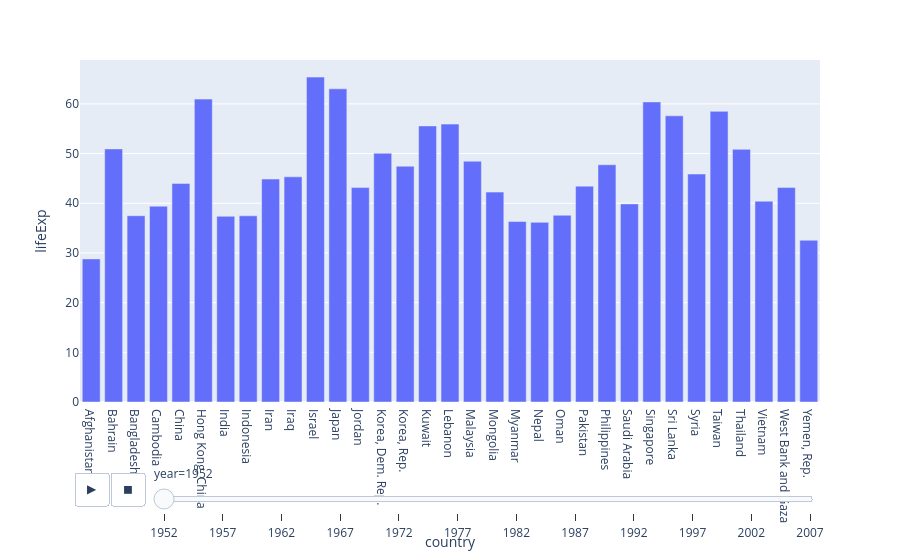

The notebook cell this image was saved under:
### Code cell
fig  = px.bar(df, x='country', y='lifeExp', animation_frame = 'year')
fig

### Figure 1 — Plotly figure (JSON) as saved in the notebook; plotly's stock layout.template omitted (floating-point values rounded to 4 significant figures)
{"data": [{"hovertemplate": "year=1952<br>country=%{x}<br>lifeExp=%{y}<extra></extra>", "legendgroup": "", "marker": {"color": "#636efa", "pattern": {"shape": ""}}, "name": "", "orientation": "v", "showlegend": false, "textposition": "auto", "type": "bar", "x": ["Afghanistan", "Bahrain", "Bangladesh", "Cambodia", "China", "Hong Kong, China", "India", "Indonesia", "Iran", "Iraq", "Israel", "Japan", "Jordan", "Korea, Dem. Rep.", "Korea, Rep.", "Kuwait", "Lebanon", "Malaysia", "Mongolia", "Myanmar", "Nepal", "Oman", "Pakistan", "Philippines", "Saudi Arabia", "Singapore", "Sri Lanka", "Syria", "Taiwan", "Thailand", "Vietnam", "West Bank and Gaza", "Yemen, Rep."], "xaxis": "x", "y": [28.8, 50.94, 37.48, 39.42, 44.0, 60.96, 37.37, 37.47, 44.87, 45.32, 65.39, 63.03, 43.16, 50.06, 47.45, 55.56, 55.93, 48.46, 42.24, 36.32, 36.16, 37.58, 43.44, 47.75, 39.88, 60.4, 57.59, 45.88, 58.5, 50.85, 40.41, 43.16, 32.55], "yaxis": "y"}], "layout": {"barmode": "relative", "legend": {"tracegroupgap": 0}, "margin": {"t": 60}, "sliders": [{"active": 0, "currentvalue": {"prefix": "year="}, "len": 0.9, "pad": {"b": 10, "t": 60}, "steps": [{"args": [["1952"], {"frame": {"duration": 0, "redraw": true}, "fromcurrent": true, "mode": "immediate", "transition": {"duration": 0, "easing": "linear"}}], "label": "1952", "method": "animate"}, {"args": [["1957"], {"frame": {"duration": 0, "redraw": true}, "fromcurrent": true, "mode": "immediate", "transition": {"duration": 0, "easing": "linear"}}], "label": "1957", "method": "animate"}, {"args": [["1962"], {"frame": {"duration": 0, "redraw": true}, "fromcurrent": true, "mode": "immediate", "transition": {"duration": 0, "easing": "linear"}}], "label": "1962", "method": "animate"}, {"args": [["1967"], {"frame": {"duration": 0, "redraw": true}, "fromcurrent": true, "mode": "immediate", "transition": {"duration": 0, "easing": "linear"}}], "label": "1967", "method": "animate"}, {"args": [["1972"], {"frame": {"duration": 0, "redraw": true}, "fromcurrent": true, "mode": "immediate", "transition": {"duration": 0, "easing": "linear"}}], "label": "1972", "method": "animate"}, {"args": [["1977"], {"frame": {"duration": 0, "redraw": true}, "fromcurrent": true, "mode": "immediate", "transition": {"duration": 0, "easing": "linear"}}], "label": "1977", "method": "animate"}, {"args": [["1982"], {"frame": {"duration": 0, "redraw": true}, "fromcurrent": true, "mode": "immediate", "transition": {"duration": 0, "easing": "linear"}}], "label": "1982", "method": "animate"}, {"args": [["1987"], {"frame": {"duration": 0, "redraw": true}, "fromcurrent": true, "mode": "immediate", "transition": {"duration": 0, "easing": "linear"}}], "label": "1987", "method": "animate"}, {"args": [["1992"], {"frame": {"duration": 0, "redraw": true}, "fromcurrent": true, "mode": "immediate", "transition": {"duration": 0, "easing": "linear"}}], "label": "1992", "method": "animate"}, {"args": [["1997"], {"frame": {"duration": 0, "redraw": true}, "fromcurrent": true, "mode": "immediate", "transition": {"duration": 0, "easing": "linear"}}], "label": "1997", "method": "animate"}, {"args": [["2002"], {"frame": {"duration": 0, "redraw": true}, "fromcurrent": true, "mode": "immediate", "transition": {"duration": 0, "easing": "linear"}}], "label": "2002", "method": "animate"}, {"args": [["2007"], {"frame": {"duration": 0, "redraw": true}, "fromcurrent": true, "mode": "immediate", "transition": {"duration": 0, "easing": "linear"}}], "label": "2007", "method": "animate"}], "x": 0.1, "xanchor": "left", "y": 0, "yanchor": "top"}], "updatemenus": [{"buttons": [{"args": [null, {"frame": {"duration": 500, "redraw": true}, "fromcurrent": true, "mode": "immediate", "transition": {"duration": 500, "easing": "linear"}}], "label": "&#9654;", "method": "animate"}, {"args": [[null], {"frame": {"duration": 0, "redraw": true}, "fromcurrent": true, "mode": "immediate", "transition": {"duration": 0, "easing": "linear"}}], "label": "&#9724;", "method": "animate"}], "direction": "left", "pad": {"r": 10, "t": 70}, "showactive": false, "type": "buttons", "x": 0.1, "xanchor": "right", "y": 0, "yanchor": "top"}], "xaxis": {"anchor": "y", "domain": [0, 1], "title": {"text": "country"}}, "yaxis": {"anchor": "x", "domain": [0, 1], "title": {"text": "lifeExp"}}}}
